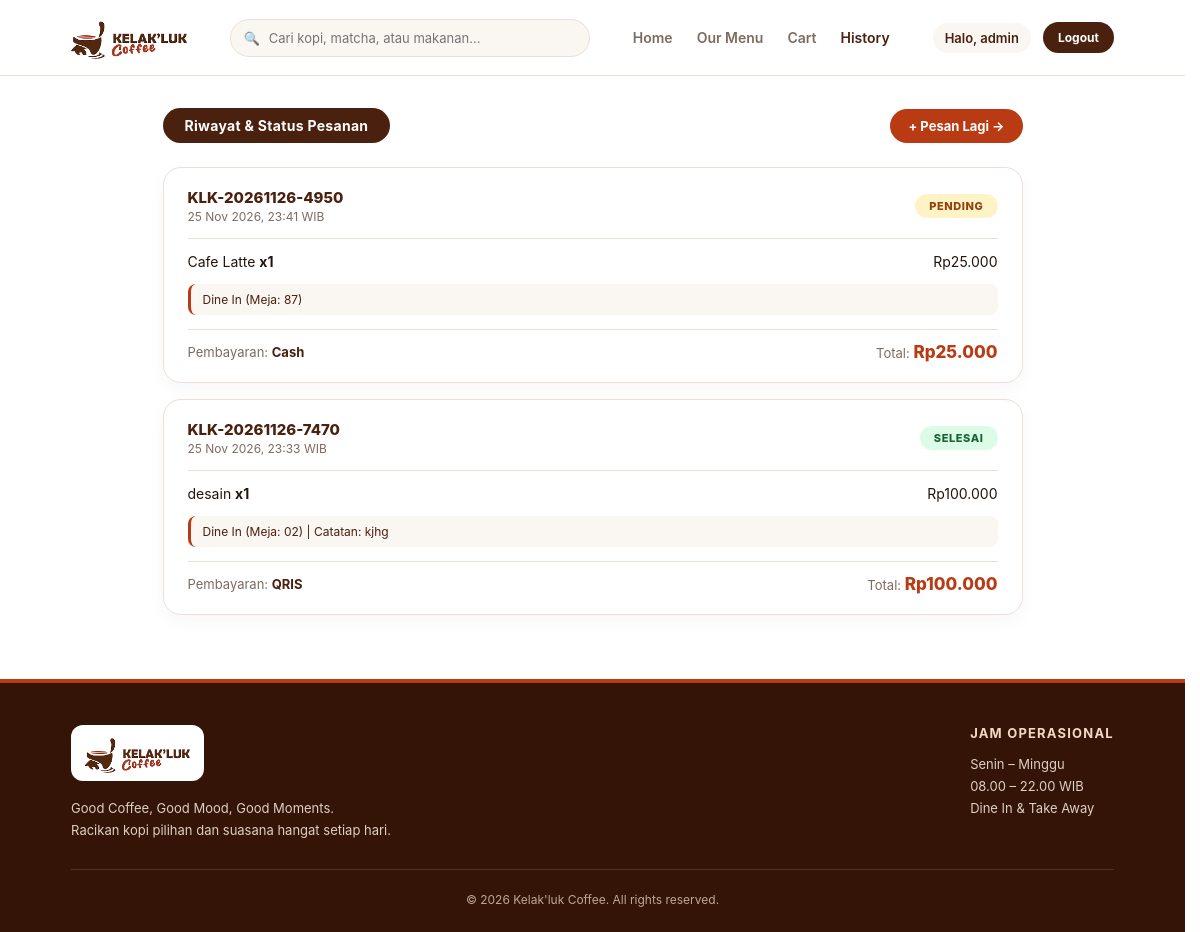
The page /pages/history.php (signed in) on the database its author committed.
### tables this page shows
CREATE TABLE `orders` (
  `id` int(11) NOT NULL,
  `user_id` int(11) NOT NULL,
  `nomor_pesanan` varchar(50) NOT NULL,
  `total_harga` decimal(12,2) NOT NULL,
  `catatan` text DEFAULT NULL,
  `metode_pembayaran` varchar(50) DEFAULT NULL,
  `status` enum('pending','diproses','siap','selesai','dibatalkan') DEFAULT 'pending',
  `created_at` timestamp NOT NULL DEFAULT current_timestamp()
);

CREATE TABLE `order_items` (
  `id` int(11) NOT NULL,
  `order_id` int(11) NOT NULL,
  `product_id` int(11) NOT NULL,
  `jumlah` int(11) NOT NULL,
  `harga` decimal(12,2) NOT NULL,
  `subtotal` decimal(12,2) NOT NULL
);

CREATE TABLE `products` (
  `id` int(11) NOT NULL,
  `category_id` int(11) DEFAULT NULL,
  `nama_produk` varchar(150) NOT NULL,
  `deskripsi` text DEFAULT NULL,
  `harga` decimal(12,2) NOT NULL,
  `gambar` varchar(255) DEFAULT NULL,
  `status` enum('tersedia','habis') DEFAULT 'tersedia',
  `created_at` timestamp NOT NULL DEFAULT current_timestamp()
);

### pages/history.php (the view, shortened to what this page needs)
<?php
require_once '../config/database.php';
function e($value) {
    return htmlspecialchars((string) $value, ENT_QUOTES, 'UTF-8');
}
function rupiah($value) {
    return 'Rp' . number_format((float) $value, 0, ',', '.');
}
$stmtOrders = $conn->prepare("
    SELECT *
    FROM orders
    WHERE user_id = ?
    ORDER BY created_at DESC
");
$stmtOrders->execute([$_SESSION['user_id']]);
$orders = $stmtOrders->fetchAll();
$stmtItems = $conn->prepare("
    SELECT order_items.*, products.nama_produk
    FROM order_items
    LEFT JOIN products ON order_items.product_id = products.id
    WHERE order_items.order_id = ?
");
$cartCount = array_sum(array_map('intval', $_SESSION['cart'] ?? []));
?>
<!DOCTYPE html>
<html lang="id">
<head>
    <link rel="stylesheet" href="../assets/css/style.css?v=5">
    <link rel="stylesheet" href="../assets/css/detail-cart.css?v=5">
</head>
<body>
    <header class="main-header">
        <a href="home.php" class="brand">
            <img src="../assets/images/logo.png" alt="Kelak'luk Coffee" class="brand-logo">
        </a>
        <form action="menu.php" method="GET" class="header-search">
            <span>🔍</span>
            <input type="text" name="q" placeholder="Cari kopi, matcha, atau makanan...">
        </form>
        <nav class="main-nav">
            <a href="home.php">Home</a>
            <a href="menu.php">Our Menu</a>
            <a href="cart.php">Cart<?= $cartCount ? ' (' . $cartCount . ')' : ''; ?></a>
            <a href="history.php" class="active">History</a>
        </nav>
        <div class="header-actions">
            <span class="user-greeting">Halo, <?= e($_SESSION['nama'] ?? 'Pelanggan'); ?></span>
            <a href="../auth/logout.php" class="logout-button">Logout</a>
        </div>
    </header>
    <main class="page-wrapper">
        <div class="page-top-bar" style="max-width: 860px; margin: 0 auto 24px;">
            <span class="figma-pill-title">Riwayat &amp; Status Pesanan</span>
            <a href="menu.php" class="figma-more-btn">+ Pesan Lagi →</a>
        </div>
        <?php if (empty($orders)): ?>
            <div class="figma-empty-box">
                <div class="empty-icon">🧾</div>
                <h2>Belum Ada Riwayat Pesanan</h2>
                <p>Kamu belum pernah melakukan pemesanan. Yuk, pesan kopi pertamamu sekarang!</p>
                <a href="menu.php" class="btn-caramel-solid">Jelajahi Menu →</a>
            </div>
        <?php else: ?>
            <section class="history-stack">
                <?php foreach ($orders as $order): ?>
                    <?php
                    $stmtItems->execute([$order['id']]);
                    $items = $stmtItems->fetchAll();
                    $statusKey = strtolower(trim($order['status'] ?? 'pending'));
                    ?>
                    <article class="figma-history-card">
                        <div class="history-top">
                            <div>
                                <div class="history-code"><?= e($order['nomor_pesanan']); ?></div>
                                <div class="history-date"><?= date('d M Y, H:i', strtotime($order['created_at'])); ?> WIB</div>
                            </div>
                            <span class="status-pill status-<?= e($statusKey); ?>">
                                <?= e($order['status']); ?>
                            </span>
                        </div>
                        <div class="history-body">
                            <?php foreach ($items as $item): ?>
                                <div class="history-line">
                                    <span><?= e($item['nama_produk'] ?? 'Produk'); ?> <strong>x<?= (int) $item['jumlah']; ?></strong></span>
                                    <span><?= rupiah($item['subtotal']); ?></span>
                                </div>
                            <?php endforeach; ?>
                        </div>
                        <?php if (!empty($order['catatan'])): ?>
                            <div class="history-note-box">
                                <?= e($order['catatan']); ?>
                            </div>
                        <?php endif; ?>
                        <div class="history-bottom">
                            <span style="color: var(--text-muted);">
                                Pembayaran: <strong style="color: var(--espresso);"><?= e($order['metode_pembayaran'] ?? '-'); ?></strong>
                            </span>
                            <div>
                                <span style="color: var(--text-muted);">Total: </span>
                                <span class="history-total-price"><?= rupiah($order['total_harga']); ?></span>
                            </div>
                        </div>
                    </article>
                <?php endforeach; ?>
            </section>
        <?php endif; ?>
    </main>
    <footer class="main-footer">
        <div class="footer-grid">
            <div class="footer-col">
                <a href="home.php" class="footer-logo-wrap">
                    <img src="../assets/images/logo.png" alt="Kelak'luk Coffee" class="footer-logo">
                </a>
                <p>Good Coffee, Good Mood, Good Moments.<br>Racikan kopi pilihan dan suasana hangat setiap hari.</p>
            </div>
            <div class="footer-col">
                <h4>Jam Operasional</h4>
                <p>Senin – Minggu<br>08.00 – 22.00 WIB<br>Dine In &amp; Take Away</p>
            </div>
        </div>
        <div class="footer-bottom">
            <small>&copy; <?= date('Y'); ?> Kelak'luk Coffee. All rights reserved.</small>
        </div>
    </footer>
</body>
</html>

### assets/css/style.css (style rules this page uses)
html { overflow-y: scroll; scrollbar-gutter: stable; }
:root { --espresso: #4A200E; --espresso-dark: #331407; --caramel: #B83B14; --caramel-hover: #962E0D; --cream-bg: #FAF6F2; --cream-card: #F5EFEA; --text-dark: #23140D; --text-muted: #7D6B62; --border-soft: #EAE0D8; }
* { margin: 0; padding: 0; box-sizing: border-box; font-family: -apple-system, BlinkMacSystemFont, "Segoe UI", Roboto, sans-serif; }
body { background: #FFFFFF; color: var(--text-dark); min-height: 100vh; display: flex; flex-direction: column; }
main { flex: 1; }
.main-header { position: sticky; top: 0; z-index: 50; width: 100%; min-height: 76px; padding: 12px 6%; display: flex; align-items: center; justify-content: space-between; gap: 20px; background: rgba(255, 255, 255, 0.96); backdrop-filter: blur(8px); border-bottom: 1px solid var(--border-soft); }
.brand-logo { height: 44px; width: auto; display: block; object-fit: contain; }
.header-search { flex: 1; max-width: 360px; position: relative; }
.header-search input { width: 100%; padding: 10px 16px 10px 38px; border-radius: 999px; border: 1px solid var(--border-soft); background: var(--cream-bg); font-size: 13px; color: var(--text-dark); outline: none; }
.header-search span { position: absolute; left: 14px; top: 50%; transform: translateY(-50%); font-size: 13px; color: var(--text-muted); }
.main-nav { display: flex; align-items: center; gap: 24px; }
.main-nav a { color: var(--text-muted); text-decoration: none; font-size: 14px; font-weight: 600; transition: 0.2s; }
.main-nav a:hover, .main-nav a.active { color: var(--espresso); }
.header-actions { display: flex; align-items: center; gap: 12px; }
.user-greeting { font-size: 13px; font-weight: 600; color: var(--espresso); background: var(--cream-bg); padding: 7px 12px; border-radius: 999px; }
.logout-button { padding: 8px 15px; border-radius: 999px; background: var(--espresso); color: #FFFFFF; text-decoration: none; font-size: 12px; font-weight: 700; transition: 0.2s; }
.figma-pill-title { display: inline-block; background: var(--espresso); color: #FFFFFF; padding: 9px 22px; border-radius: 999px; font-size: 14px; font-weight: 700; letter-spacing: 0.3px; }
.figma-more-btn { display: inline-flex; align-items: center; gap: 6px; background: var(--caramel); color: #FFFFFF; text-decoration: none; padding: 9px 18px; border-radius: 999px; font-size: 13px; font-weight: 700; transition: 0.2s; }
.main-footer { margin-top: auto; padding: 42px 6% 24px; background: var(--espresso-dark); color: #FFFFFF; border-top: 4px solid var(--caramel); }
.footer-grid { max-width: 1180px; margin: 0 auto 28px; display: flex; justify-content: space-between; align-items: flex-start; gap: 32px; flex-wrap: wrap; }
.footer-logo-wrap { display: inline-block; background: #FFFFFF; padding: 8px 14px; border-radius: 12px; margin-bottom: 12px; }
.footer-logo { height: 40px; width: auto; display: block; }
.footer-col h4 { color: #F3D9C4; font-size: 13px; text-transform: uppercase; letter-spacing: 1.2px; margin-bottom: 12px; }
.footer-col p { color: #DFCFC3; font-size: 13px; line-height: 1.7; }
.footer-bottom { max-width: 1180px; margin: 0 auto; padding-top: 18px; border-top: 1px solid rgba(255, 255, 255, 0.12); text-align: center; }
.footer-bottom small { color: #BFA898; font-size: 12px; }
.anim-fade-up { opacity: 0; animation: pageFadeUp 0.6s cubic-bezier(0.22, 1, 0.36, 1) forwards; }
.product-card, .figma-cart-item, .figma-history-card, .quick-feature-item, .checkout-card, .figma-summary-card { transition: transform 0.25s cubic-bezier(0.22, 1, 0.36, 1), box-shadow 0.25s ease, border-color 0.25s ease; }

### rows shown on the page
orders: nomor_pesanan "KLK-20261126-4950", created_at "25 Nov 2026, 23:41", status "PENDING", catatan "Dine In (Meja: 87)", metode_pembayaran "Cash", total_harga "Rp25.000"
order_items: product.nama_produk "Cafe Latte", jumlah "1", subtotal "Rp25.000"
orders: nomor_pesanan "KLK-20261126-7470", created_at "25 Nov 2026, 23:33", status "SELESAI", catatan "Dine In (Meja: 02) | Catatan: kjhg", metode_pembayaran "QRIS", total_harga "Rp100.000"
order_items: product.nama_produk "desain", jumlah "1", subtotal "Rp100.000"

### other values the page prints
$_SESSION['nama'] "admin"
